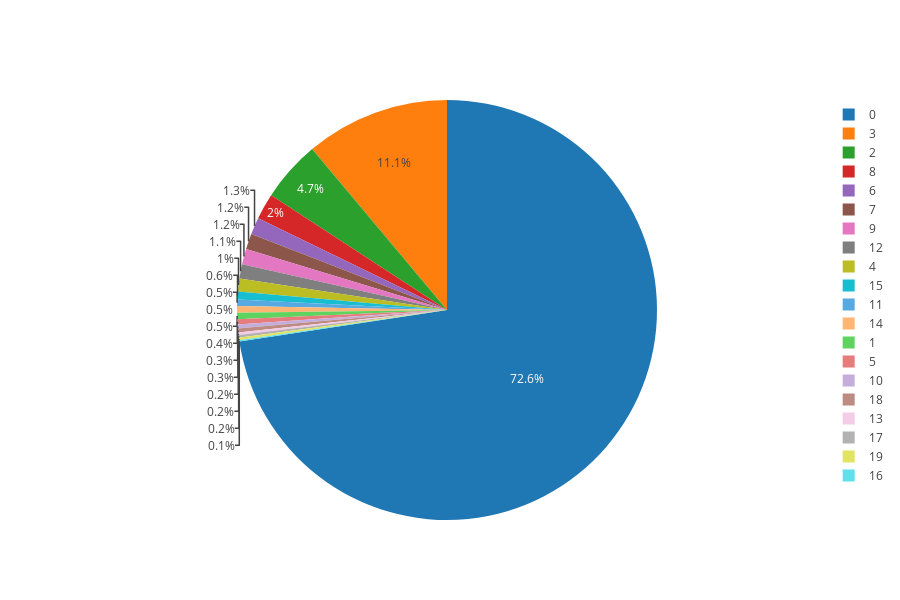

Notebook source saved alongside this figure:
### Code cell
## freq table plot for drugs 
drug_freq_table = df['country'].value_counts()

#getting the data ready for plot
data = [go.Pie(labels=drug_freq_table.index,
                values=drug_freq_table
             )
        ]

# setting layout
layout = go.Layout(
    autosize=False,
    width=900,
    height=600
)

#combine data and layout settings into fig
fig = go.Figure(data=data, layout=layout)

#inline plot(iplot for jupyter notebook)
iplot(fig, filename='drug_freq_table')

### Figure 1 — Plotly figure (JSON) as saved in the notebook; plotly's stock layout.template omitted (floating-point values rounded to 4 significant figures)
{"data": [{"labels": [0, 3, 2, 8, 6, 7, 9, 12, 4, 15, 11, 14, 1, 5, 10, 18, 13, 17, 19, 16], "type": "pie", "uid": "e736d048-2572-40cd-946f-0ec85a1a30a8", "values": [726, 111, 47, 20, 13, 12, 12, 11, 10, 6, 5, 5, 5, 4, 3, 3, 2, 2, 2, 1]}], "layout": {"autosize": false, "height": 600, "width": 900}}
